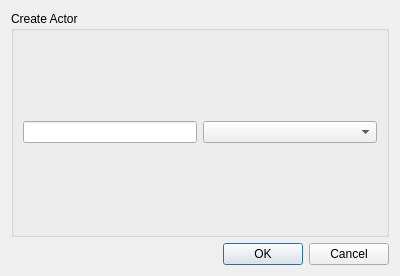
<?xml version="1.0" encoding="UTF-8"?>
<ui version="4.0">
 <class>AddActorDialog</class>
 <widget class="QDialog" name="AddActorDialog">
  <property name="geometry">
   <rect>
    <x>0</x>
    <y>0</y>
    <width>400</width>
    <height>276</height>
   </rect>
  </property>
  <property name="windowTitle">
   <string>Dialog</string>
  </property>
  <layout class="QVBoxLayout" name="verticalLayout">
   <item>
    <widget class="QGroupBox" name="groupBox">
     <property name="title">
      <string>Create Actor</string>
     </property>
     <layout class="QVBoxLayout" name="verticalLayout_2">
      <item>
       <layout class="QHBoxLayout" name="horizontalLayout">
        <item>
         <widget class="QLineEdit" name="lineEdit_ModelLabel">
          <property name="sizePolicy">
           <sizepolicy hsizetype="MinimumExpanding" vsizetype="Fixed">
            <horstretch>0</horstretch>
            <verstretch>0</verstretch>
           </sizepolicy>
          </property>
         </widget>
        </item>
        <item>
         <widget class="QComboBox" name="comboBox_Models">
          <property name="sizePolicy">
           <sizepolicy hsizetype="MinimumExpanding" vsizetype="Fixed">
            <horstretch>0</horstretch>
            <verstretch>0</verstretch>
           </sizepolicy>
          </property>
         </widget>
        </item>
       </layout>
      </item>
     </layout>
    </widget>
   </item>
   <item>
    <widget class="QDialogButtonBox" name="buttonBox_AddActor">
     <property name="orientation">
      <enum>Qt::Horizontal</enum>
     </property>
     <property name="standardButtons">
      <set>QDialogButtonBox::Cancel|QDialogButtonBox::Ok</set>
     </property>
    </widget>
   </item>
  </layout>
 </widget>
 <resources/>
 <connections>
  <connection>
   <sender>buttonBox_AddActor</sender>
   <signal>accepted()</signal>
   <receiver>AddActorDialog</receiver>
   <slot>accept()</slot>
   <hints>
    <hint type="sourcelabel">
     <x>248</x>
     <y>254</y>
    </hint>
    <hint type="destinationlabel">
     <x>157</x>
     <y>274</y>
    </hint>
   </hints>
  </connection>
  <connection>
   <sender>buttonBox_AddActor</sender>
   <signal>rejected()</signal>
   <receiver>AddActorDialog</receiver>
   <slot>reject()</slot>
   <hints>
    <hint type="sourcelabel">
     <x>316</x>
     <y>260</y>
    </hint>
    <hint type="destinationlabel">
     <x>286</x>
     <y>274</y>
    </hint>
   </hints>
  </connection>
 </connections>
</ui>
